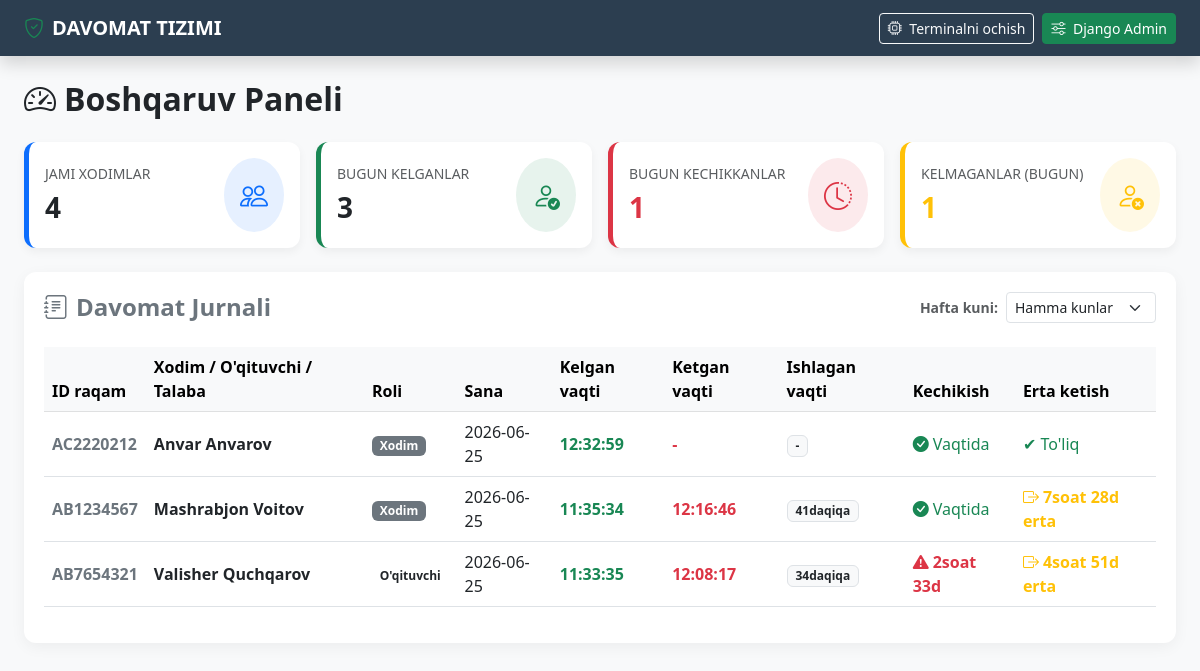
The app's page /dashboard/ (signed in), older data.
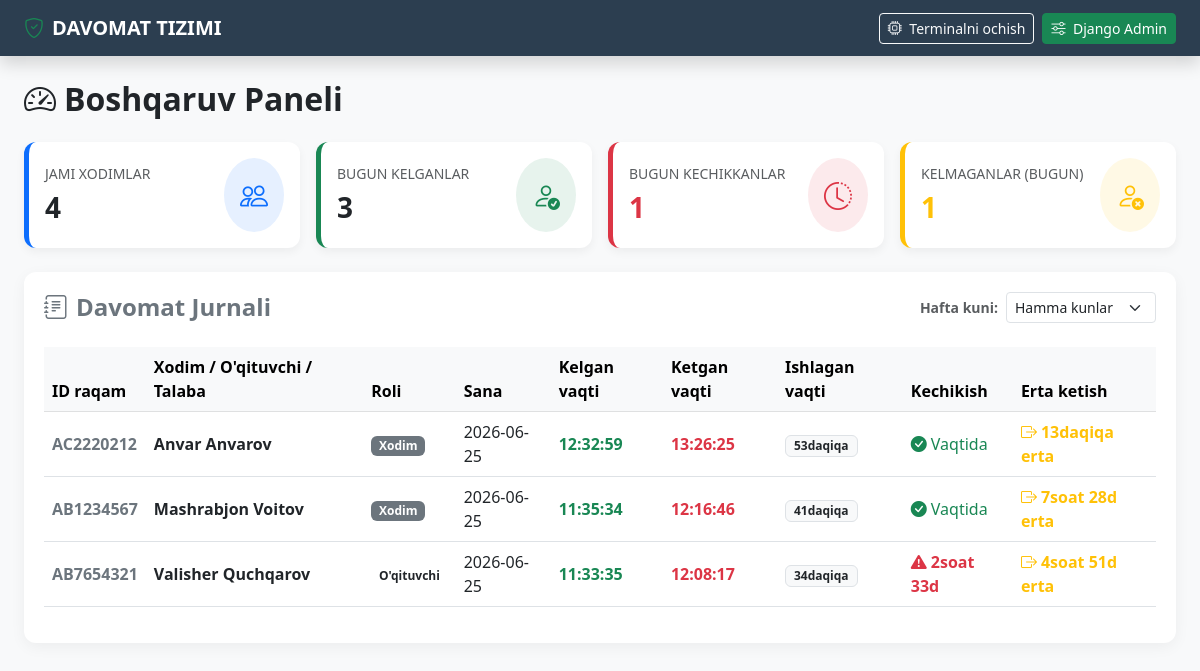
The same page, newer data.
### attendance/models.py (models this page shows, shortened)
class Attendance(models.Model):
    user = models.ForeignKey(CustomUser, on_delete=models.CASCADE, related_name='attendances')
    date = models.DateField(auto_now_add=True, verbose_name="Sana")
    check_in = models.TimeField(auto_now_add=True, verbose_name="Kelgan vaqti")
    check_out = models.TimeField(null=True, blank=True, verbose_name="Ketgan vaqti")
    minutes_spent = models.PositiveIntegerField(default=0, verbose_name="Ishlagan vaqti (daqiqa)")
    late_minutes = models.PositiveIntegerField(default=0, verbose_name="Kechikish (daqiqa)")
    early_out_minutes = models.PositiveIntegerField(default=0, verbose_name="Erta ketish (daqiqa)")
    class Meta:
        verbose_name = "Davomat"
        verbose_name_plural = "Davomatlar"

class CustomUser(AbstractBaseUser, PermissionsMixin):
    ROLE_CHOICES = [
        ('teacher', "O'qituvchi"),
        ('student', "Talaba"),
        ('staff', "Xodim"),
    ]
    staff_id = models.CharField(
        max_length=50,
        unique=True,
        verbose_name="ID raqami (Karta/Guvohnoma)"
    )
    first_name = models.CharField(max_length=150, verbose_name="Ismi")
    last_name = models.CharField(max_length=150, verbose_name="Familiyasi")
    email = models.EmailField(blank=True, null=True, verbose_name="Email")
    role = models.CharField(max_length=20, choices=ROLE_CHOICES, default='staff', verbose_name="Roli")
    default_hours = models.PositiveIntegerField(default=8, verbose_name="Standart kunlik ish soati")
    is_active = models.BooleanField(default=True, verbose_name="Faol")
    is_staff = models.BooleanField(default=False, verbose_name="Admin panelga kira oladi")
    date_joined = models.DateTimeField(auto_now_add=True)
    objects = CustomUserManager()
    USERNAME_FIELD = 'staff_id'
    REQUIRED_FIELDS = ['first_name', 'last_name']
    class Meta:
        verbose_name = "Foydalanuvchi"
        verbose_name_plural = "Foydalanuvchilar"
    def get_full_name(self):
        return f"{self.first_name} {self.last_name}"

### attendance/views.py (the view)
# urls.py: path('dashboard/', views.admin_dashboard, name='admin_dashboard'),
@login_required(login_url='login_page')
def admin_dashboard(request):
    if not request.user.is_staff:
        messages.error(request, "Sizda ushbu sahifaga ruxsat yo'q!")
        return redirect('login_page')
    role_filter = request.GET.get('role', '').strip()
    weekday_filter = request.GET.get('weekday', '').strip()
    attendances = Attendance.objects.all().select_related('user')
    if role_filter:
        attendances = attendances.filter(user__role=role_filter)
    if weekday_filter != '':
        django_weekday = (int(weekday_filter) + 1) % 7 + 1
        attendances = attendances.filter(date__weekday=django_weekday)
    attendances = attendances.order_by('-date', '-check_in')
    for att in attendances:
        def to_hours(minutes):
            if not minutes: return "-"
            h, m = minutes // 60, minutes % 60
            return f"{h}soat {m}d" if h > 0 else f"{m}daqiqa"
        att.readable_spent = to_hours(att.minutes_spent)
        att.readable_late = to_hours(att.late_minutes) if att.late_minutes > 0 else None
        att.readable_early = to_hours(att.early_out_minutes) if att.early_out_minutes > 0 else None
    today = timezone.now().date()
    total_users = CustomUser.objects.filter(is_active=True).count()
    attended_today = Attendance.objects.filter(date=today).count()
    late_today = Attendance.objects.filter(date=today, late_minutes__gt=0).count()
    absent_today = max(0, total_users - attended_today)
    context = {
        'attendances': attendances,
        'total_users': total_users,
        'attended_today': attended_today,
        'late_today': late_today,
        'absent_today': absent_today,
        'current_role': role_filter,
        'current_weekday': weekday_filter,
    }
    return render(request, 'attendance/dashboard.html', context)

### template/attendance/dashboard.html (shortened to what the changed rows need)
<!DOCTYPE html>
<html lang="uz">
<head>
    <link href="https://cdn.jsdelivr.net/npm/bootstrap@5.3.0/dist/css/bootstrap.min.css" rel="stylesheet">
    <link rel="stylesheet" href="https://cdn.jsdelivr.net/npm/bootstrap-icons@1.10.5/font/bootstrap-icons.css">
</head>
<body>
<div class="container-fluid px-4">
    <h2 class="fw-bold text-dark mb-4"><i class="bi bi-speedometer2 me-2"></i>Boshqaruv Paneli</h2>
    <div class="table-container mb-5">
        <div class="table-responsive">
            <table class="table table-hover align-middle">
                <thead class="table-light">
                    <tr>
                        <th>ID raqam</th>
                        <th>Xodim / O'qituvchi / Talaba </th>
                        <th>Roli</th>
                        <th>Sana</th>
                        <th>Kelgan vaqti</th>
                        <th>Ketgan vaqti</th>
                        <th>Ishlagan vaqti</th>
                        <th>Kechikish</th>
                        <th>Erta ketish</th>
                    </tr>
                </thead>
                <tbody>
                    {% for att in attendances %}
                    <tr>
                        <td class="fw-bold text-secondary">{{ att.user.staff_id }}</td>
                        <td class="fw-bold">{{ att.user.get_full_name }}</td>
                        <td>
                            <span class="badge {% if att.user.role == 'teacher' %}bg-purple text-dark style='background-color:#e1bfc7' {% elif att.user.role == 'student' %}bg-info text-dark{% else %}bg-secondary{% endif %}">
                                {{ att.user.get_role_display }}
                            </span>
                        </td>
                        <td>{{ att.date|date:"Y-m-d" }}</td>
                        <td class="text-success fw-bold">{{ att.check_in|time:"H:i:s" }}</td>
                        <td class="text-danger fw-bold">{% if att.check_out %}{{ att.check_out|time:"H:i:s" }}{% else %}-{% endif %}</td>
                        <td><span class="badge bg-light text-dark border px-2 py-1">{{ att.readable_spent }}</span></td>
                        <td>
                            {% if att.readable_late %}
                                <span class="text-danger fw-bold"><i class="bi bi-exclamation-triangle-fill me-1"></i>{{ att.readable_late }}</span>
                            </td>
                            {% else %}
                                <span class="text-success"><i class="bi bi-check-circle-fill me-1"></i>Vaqtida</span>
                            {% endif %}
                        </td>
                        <td>
                            {% if att.readable_early %}
                                <span class="text-warning fw-bold"><i class="bi bi-box-arrow-right me-1"></i>{{ att.readable_early }} erta</span>
                            {% else %}
                                <span class="text-success">✔ To'liq</span>
                            {% endif %}
                        </td>
                    </tr>
                    {% empty %}
                    <tr>
                        <td colspan="9" class="text-center text-muted py-4">Hech qanday davomat ma'lumoti topilmadi.</td>
                    </tr>
                    {% endfor %}
                </tbody>
            </table>
        </div>
    </div>
</div>
</body>
</html>

Row changes from the older to the newer data that the page shows:
changed Attendance "AC2220212": check_out (not shown) → "13:26:25"; readable_spent "-" → "53daqiqa"; readable_early (not shown) → "13daqiqa"; text "✔ To'liq" → "erta"; no longer shows "-"
